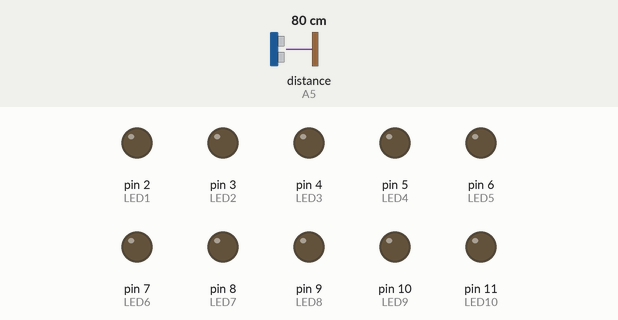
A sketch run on a simulated Arduino Uno, built with avr-gcc and run on an emulated ATmega328P. Shown: output pins drawn as LEDs (lit = HIGH). Wiring (inferred from the names in the program): ultrasonic range finder: trigger A4; echo A5. Inputs (shaded band) come from the test bench; at power-on: distance to the obstacle (sensor on A5) 80 cm. The echo pulse lasts 58.3 µs per cm; pins used as bus, display or sensor lines are not drawn; what the sketch prints to the serial monitor is not drawn.

Above: at 1.2 s.
1.3 s: distance to the obstacle (sensor on A5) set to 34 cm
2.8 s: distance to the obstacle (sensor on A5) set to 29 cm
At 4.0 s:
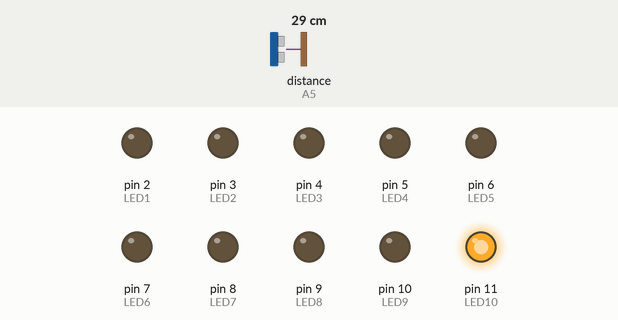
4.3 s: distance to the obstacle (sensor on A5) set to 26 cm
At 5.4 s:
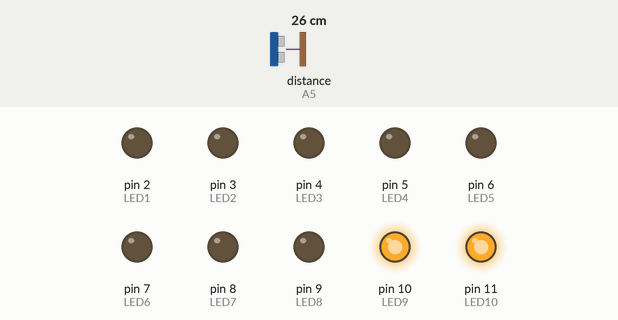
5.8 s: distance to the obstacle (sensor on A5) set to 25 cm
At 6.6 s:
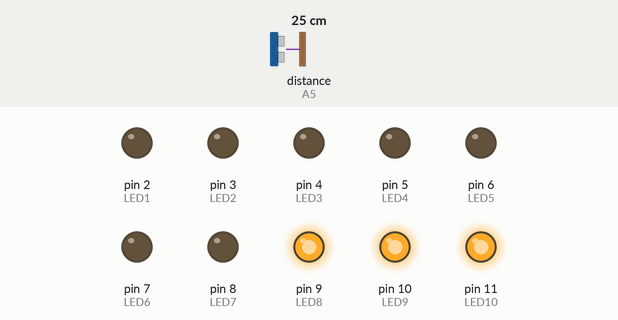
7.3 s: distance to the obstacle (sensor on A5) set to 2 cm
At 7.6 s:
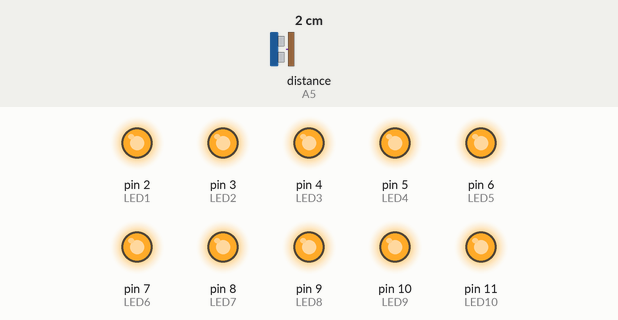
8.8 s: distance to the obstacle (sensor on A5) set to 35 cm
At 10.0 s:
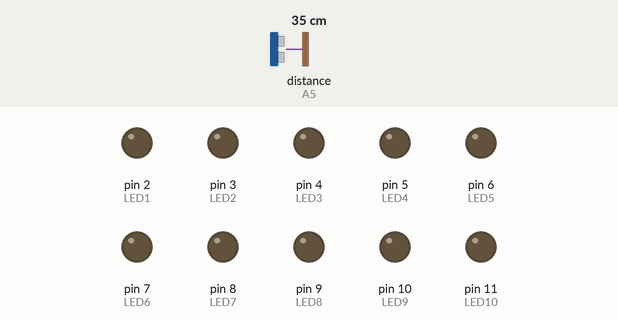
Timing chart, 0 to 11.3 s (numbered marks = the images above; inputs shaded):
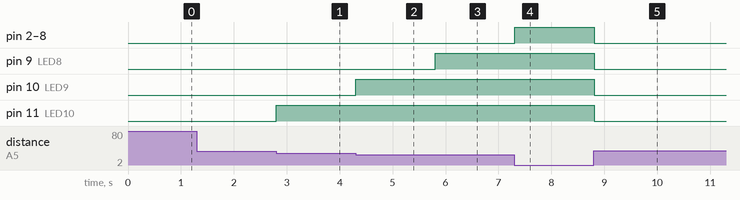

Measured:
- the behaviour switches between 32 and 31 cm on distance to the obstacle (sensor on A5) (found by bisection; images 0 and 1)
- the behaviour switches between 29 and 28 cm on distance to the obstacle (sensor on A5) (found by bisection; images 1 and 2)
- the behaviour switches between 26 and 25 cm on distance to the obstacle (sensor on A5) (found by bisection; images 2 and 3)
- after the input at 2.8 s, pin 11 (LED10): LOW → HIGH at once
- after the input at 4.3 s, pin 10 (LED9): LOW → HIGH at once
- after the input at 5.8 s, pin 9 (LED8): LOW → HIGH at once
- after the input at 7.3 s, pin 2 (LED1), pin 3 (LED2), pin 4 (LED3), pin 5 (LED4), pin 6 (LED5), pin 7 (LED6), pin 8 (LED7): LOW → HIGH at once
- after the input at 8.8 s, pin 2 (LED1), pin 3 (LED2), pin 4 (LED3), pin 5 (LED4), pin 6 (LED5), pin 7 (LED6), pin 8 (LED7), pin 9 (LED8), pin 10 (LED9), pin 11 (LED10): HIGH → LOW at once

The sketch:

proiect_sm.ino
```cpp
const int trig = A4;
const int echo = A5;

const int LED1 = 2;
const int LED2 = 3;
const int LED3 = 4;
const int LED4 = 5;
const int LED5 = 6;
const int LED6 = 7;
const int LED7 = 8;
const int LED8 = 9;
const int LED9 = 10;
const int LED10 = 11;
int duration = 0;
int distance = 0;

void setup()
{
  pinMode(trig , OUTPUT);
  pinMode(echo , INPUT);

  pinMode(LED1 , OUTPUT);
  pinMode(LED2 , OUTPUT);
  pinMode(LED3 , OUTPUT);
  pinMode(LED4 , OUTPUT);
  pinMode(LED5 , OUTPUT);
  pinMode(LED6 , OUTPUT);
  pinMode(LED7 , OUTPUT);
  pinMode(LED8 , OUTPUT);
  pinMode(LED9 , OUTPUT);
  pinMode(LED10 , OUTPUT);

  Serial.begin(9600);

}

void loop()
{
  digitalWrite(trig , LOW);
  delayMicroseconds(2);

  digitalWrite(trig , HIGH);
  delayMicroseconds(10);
  digitalWrite(trig , LOW);

  duration = pulseIn(echo , HIGH);
  distance = duration*0.034/2 ;
  Serial.println(distance);


  if ( distance <= 3 )
  {
    digitalWrite(LED1, HIGH);
  }
  else
  {
    digitalWrite(LED1, LOW);
  }
  if ( distance <= 6 )
  {
    digitalWrite(LED2, HIGH);
  }
  else
  {
    digitalWrite(LED2, LOW);
  }
  if ( distance <= 9 )
  {
    digitalWrite(LED3, HIGH);
  }
  else
  {
    digitalWrite(LED3, LOW);
  }
  if ( distance <= 12 )
  {
    digitalWrite(LED4, HIGH);
  }
  else
  {
    digitalWrite(LED4, LOW);
  }
  if ( distance <= 15 )
  {
    digitalWrite(LED5, HIGH);
  }
  else
  {
    digitalWrite(LED5, LOW);
  }
  if ( distance <= 18 )
  {
    digitalWrite(LED6, HIGH);
  }
  else
  {
    digitalWrite(LED6, LOW);
  }
  if ( distance <= 21 )
  {
    digitalWrite(LED7, HIGH);
  }
  else
  {
    digitalWrite(LED7, LOW);
  }
  if ( distance <= 24 )
  {
    digitalWrite(LED8, HIGH);
  }
  else
  {
    digitalWrite(LED8, LOW);
  }
  if ( distance <= 27 )
  {
    digitalWrite(LED9, HIGH);
  }
  else
  {
    digitalWrite(LED9, LOW);
  }
  if ( distance <= 30 )
  {
    digitalWrite(LED10, HIGH);
  }
  else
  {
    digitalWrite(LED10, LOW);
  }
}
```
